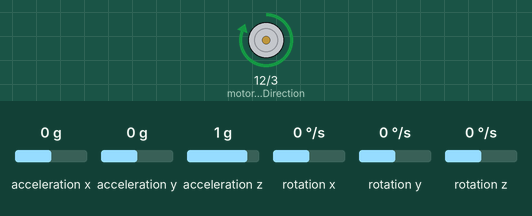
This sketch was run on a simulated Arduino Uno, built with avr-gcc and run on an emulated ATmega328P. On the bench: direction and speed pins drawn as motors (green arrow = direction pin HIGH = forward, orange = LOW = backward, longer = more drive). The test bench sets the inputs (shaded band); at power-on: acceleration z 1 g, acceleration x 0 g, acceleration y 0 g, rotation x 0 °/s, rotation y 0 °/s, rotation z 0 °/s. What the sketch prints to the serial monitor is not drawn.

Above: at 1.2 s.
1.3 s: acceleration z set to 0 g
2.8 s: acceleration z set to -0.3 g
At 3.7 s:
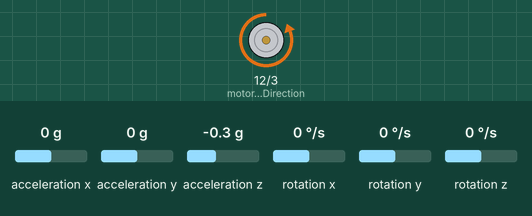
4.3 s: acceleration z set to 0.8 g
At 4.7 s:
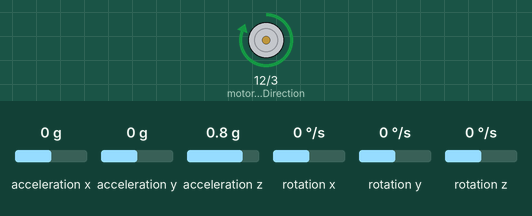
5.8 s: acceleration z set to -1.4 g
At 6.8 s:
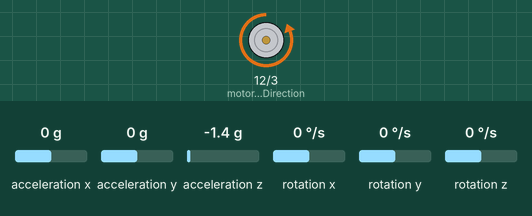
Timing chart, 0 to 8.3 s (numbered marks = the images above; inputs shaded):
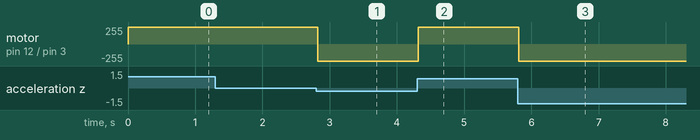

Measured:
- the behaviour switches between -0.1 and -0.2 g on acceleration z (found by bisection; images 0 and 1)
- after the input at 2.8 s, motor on pin 12 (motorRightDirection) / pin 3 (motorRightPWM): forward 255/255 → backward 255/255 at once
- after the input at 4.3 s, motor on pin 12 (motorRightDirection) / pin 3 (motorRightPWM): backward 255/255 → forward 255/255 at once
- after the input at 5.8 s, motor on pin 12 (motorRightDirection) / pin 3 (motorRightPWM): forward 255/255 → backward 255/255 at once

The sketch:

Balancing_Robot_Commented.ino
```cpp
#include <Wire.h>           // Library for I2C communication
#include <I2Cdev.h>         // Library for MPU6050 communication
#include <MPU6050.h>        // Library for MPU6050 IMU functions

MPU6050 mpu;                // Create MPU6050 object

// Variables to store raw accelerometer and gyroscope data
int16_t ax, ay, az;         // Accelerometer readings
int16_t gx, gy, gz;         // Gyroscope readings

// Motor control and PID constants
#define motorRightDirection 12  // Pin for motor direction control
#define motorRightPWM 3         // Pin for motor PWM control
float Kp = 1;                  // Proportional gain
float Ki = 0.001;              // Integral gain
float Kd = 0.001;              // Derivative gain
unsigned long Ts = 0;          // Sampling time (ms)
unsigned long Tc = 0;          // Current time (ms)
int UMAX = 1;                  // Maximum PID output
int negativeThreshold = -145;  // Threshold for negative tilt
int positiveThreshold = 55;    // Threshold for positive tilt
int desiredAngle = -1750;      // Desired tilt angle in raw sensor units
int measuredAngle;             // Actual tilt angle from sensor
float P_error = 0;             // Proportional error
float I_error = 0;             // Integral error
float D_error = 0;             // Derivative error
float last_error = 0;          // Error from the previous loop
float outPut;                  // PID output
int PWM_output = 0;            // PWM signal for motor speed

void setup() {
    Serial.begin(115200); // Start serial communication for debugging
    Serial.println("Initialize MPU");

    // Initialize the MPU6050
    mpu.initialize();
    Serial.println(mpu.testConnection() ? "Connected" : "Connection failed");

    // Configure motor control pins as outputs
    pinMode(motorRightDirection, OUTPUT);
    pinMode(motorRightPWM, OUTPUT);
}

void loop() {
    // Read sensor data from MPU6050
    mpu.getMotion6(&ax, &ay, &az, &gx, &gy, &gz);
    Serial.println("GZ");
    Serial.println(gz); // Print gyroscope z-axis data for debugging

    // Placeholder for raw az mapping (commented out for future tuning)
    // az = map(gz, -17000, 17000, -255, 255);

    ////////////////////////////////////////////////////////////////////
    // PID Control Logic
    ////////////////////////////////////////////////////////////////////

    // Compute sampling time (Ts) in milliseconds
    Ts = micros() / 1000.0 - Tc;

    measuredAngle = az; // Use accelerometer z-axis as the measured angle
    P_error = desiredAngle - measuredAngle; // Calculate proportional error
    Serial.println("P_error");
    Serial.println(P_error);

    // Update integral and derivative errors
    I_error += Ts * P_error; // Accumulate integral error
    D_error = (P_error - last_error) / Ts; // Calculate derivative error

    // Compute PID output
    outPut = Kp * P_error + Ki * I_error + Kd * D_error;
    Serial.println("OUTPUT");
    Serial.println(outPut);

    // Windup prevention for integral term
    if (abs(outPut) > UMAX) {
        if (outPut < 0) {
            outPut = -UMAX; // Clamp to negative maximum
        } else {
            outPut = UMAX;  // Clamp to positive maximum
        }
        I_error -= Ts * P_error; // Prevent integral windup
    }

    // Determine motor direction and compute PWM output
    if (outPut >= 0) {
        Serial.println("I AM IN POSITIVE");
        PWM_output = int(abs(outPut) * 255); // Scale PID output for PWM
        Serial.println("PWM POSITIVE");
        Serial.println(PWM_output);
        digitalWrite(motorRightDirection, LOW); // Set motor direction
    } else {
        Serial.println("I AM IN NEGATIVE");
        PWM_output = int(abs(outPut) * 255); // Scale PID output for PWM
        Serial.println("PWM NEGATIVE");
        Serial.println(PWM_output);
        digitalWrite(motorRightDirection, HIGH); // Set motor direction
    }

    analogWrite(motorRightPWM, PWM_output); // Apply PWM to motor

    // Update last error and current time
    last_error = P_error;
    Tc = micros() / 1000.0;

    delay(10); // Small delay for loop timing
}
```
